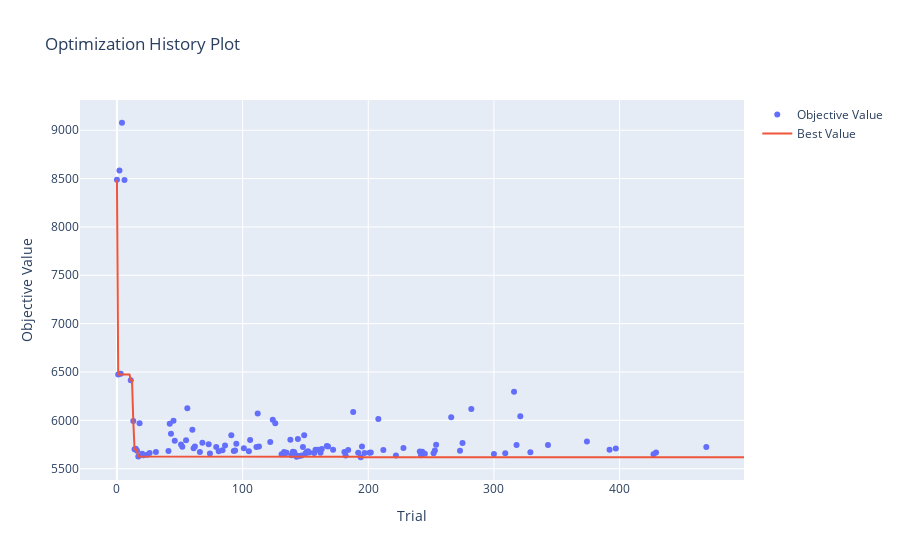

Notebook cell for this chart:
### Code cell
plot_optimization_history(study_prunning)
